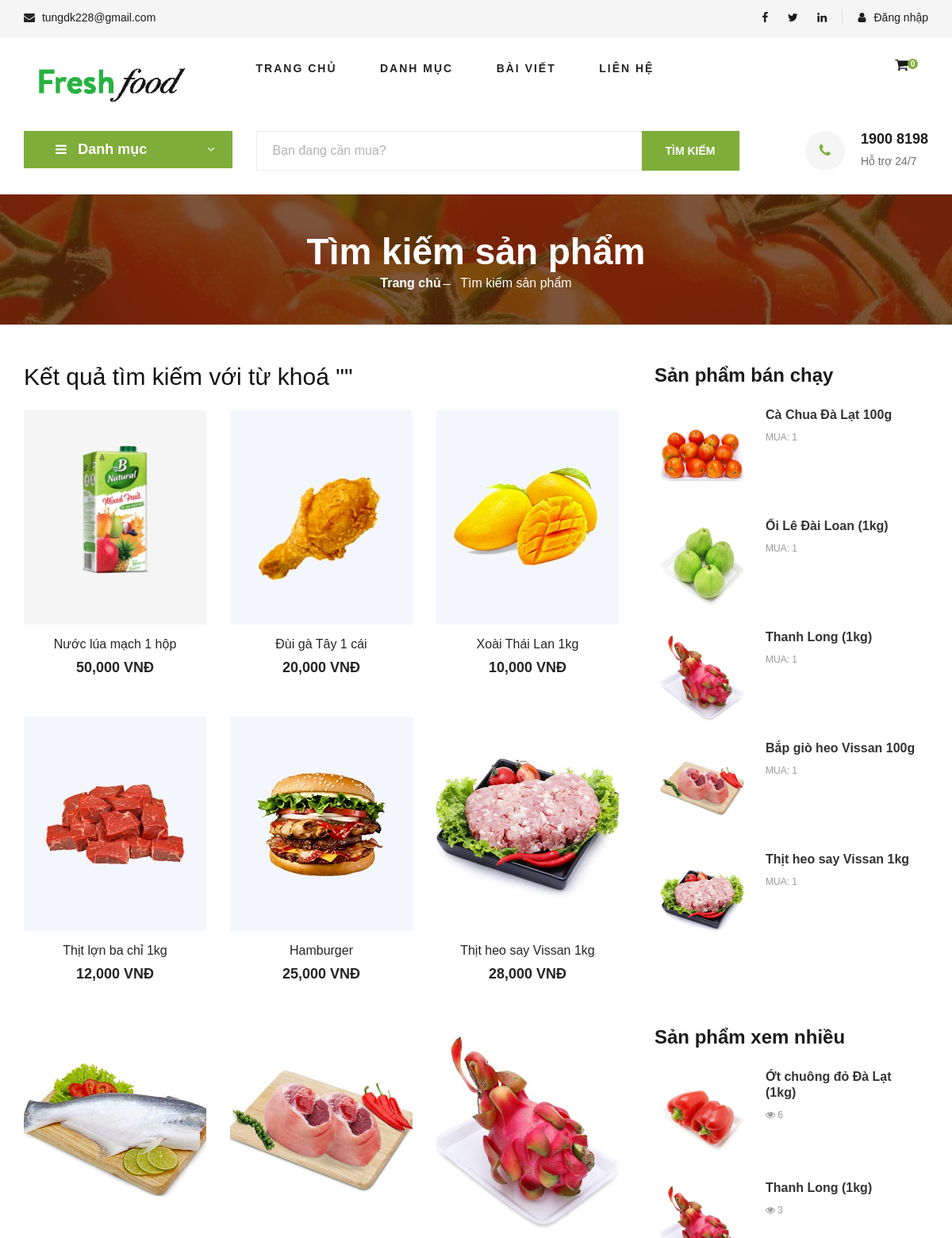
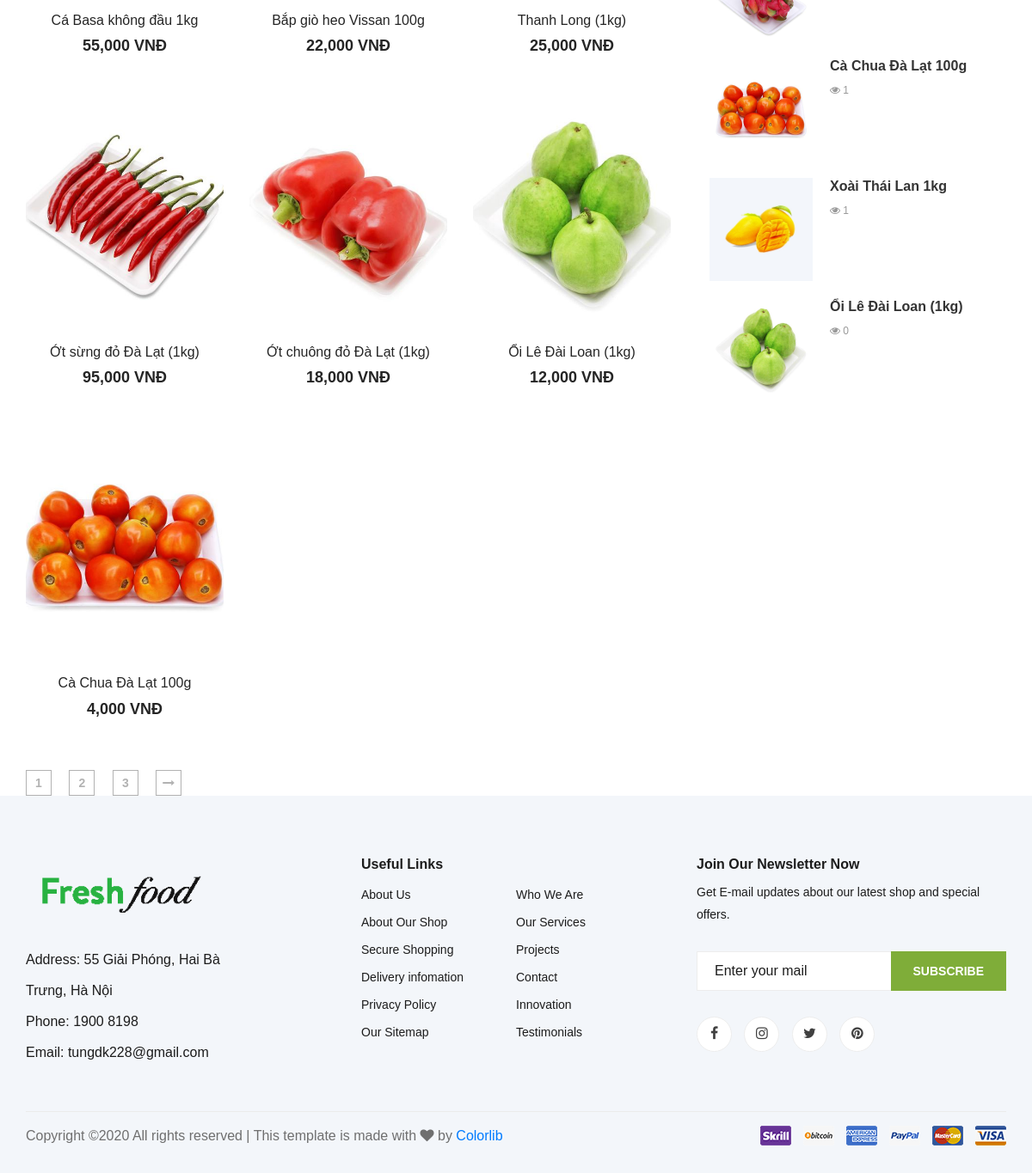
/index.php/search, run on the app's committed database (2 pictures, top to bottom).
### tables this page shows
CREATE TABLE `products` (
  `id` int(11) NOT NULL,
  `name` varchar(255) DEFAULT NULL,
  `slug` varchar(255) DEFAULT NULL,
  `content` text DEFAULT NULL,
  `price` double(10,2) DEFAULT NULL,
  `description` varchar(255) DEFAULT NULL,
  `amount` int(10) DEFAULT NULL,
  `category_id` int(11) DEFAULT NULL,
  `buyed` int(11) DEFAULT 0,
  `created_at` datetime DEFAULT NULL,
  `status` bit(1) DEFAULT NULL,
  `image` varchar(255) DEFAULT NULL,
  `views` int(11) DEFAULT 0,
  `featured` bit(1) DEFAULT NULL
);

### application/controllers/Search.php (called while the page is built)
<?php
class Search extends MY_Controller{
	function index(){
		$keyword = $this->input->GET('keyword', TRUE);
		$this->load->model('product_model');
		$input =array();
		$input['like'] = array('name', $keyword);
		$input['order'] = array('created_at', 'DESC');
		$input['where'] = array('status'=>1);
		$products = $this->product_model->get_list($input);
		$this->data['products'] = $products;
		$input =array();
		$input['order'] = array('buyed', 'DESC');
		$input['where'] = array('status'=>1);
		$input['limit'] = array(5, 0);
		$buyed_products = $this->product_model->get_list($input);
		$this->data['buyed_products'] = $buyed_products;
		$input =array();
		$input['order'] = array('views', 'DESC');
		$input['where'] = array('status'=>1);
		$input['limit'] = array(5, 0);
		$views_products = $this->product_model->get_list($input);
		$this->data['views_products'] = $views_products;
		$this->data['keyword'] = $keyword;
		$this->data['hero_normal']= 'hero_normal';
		$this->data['page_title'] = 'Tìm kiếm sản phẩm';
		$this->data['temp'] = 'site/search-product/index';
		$this->load->view('site/layout_site', $this->data);
	}
}

### index.php (called while the page is built, shortened)
<?php
require_once BASEPATH.'core/CodeIgniter.php';

### application/core/MY_Model.php (called while the page is built, shortened)
<?php if ( ! defined('BASEPATH')) exit('No direct script access allowed');
class MY_Model extends CI_Model {
	var $table = '';
	var $key = 'id';
	var $order = '';
	function get_info_rule($where = array(), $field= '')
	{
		if($field)
		{
			$this->db->select($field);
		}
		$this->db->where($where);
		$query = $this->db->get($this->table);
		if ($query->num_rows())
		{
			return $query->row();
		}
		return FALSE;
	}
	function get_list($input = array())
	{
		$query = $this->db->get($this->table);
		return $query->result();
	}
	protected function get_list_set_input($input = array())
	{
		if ((isset($input['where'])) && $input['where'])
		{
			$this->db->where($input['where']);
		}
		if ((isset($input['like'])) && $input['like'])
		{
			$this->db->like($input['like'][0], $input['like'][1]);
		}
		if (isset($input['order'][0]) && isset($input['order'][1]))
		{
			$this->db->order_by($input['order'][0], $input['order'][1]);
		}
		else
		{
			$order = ($this->order == '') ? array($this->table.'.'.$this->key, 'desc') : $this->order;
			$this->db->order_by($order[0], $order[1]);
		}
		if (isset($input['limit'][0]) && isset($input['limit'][1]))
		{
			$this->db->limit($input['limit'][0], $input['limit'][1]);
		}
	}
}
?>

### application/core/MY_Controller.php (called while the page is built, shortened)
<?php
class MY_Controller extends CI_Controller
{
	function __construct()
	{
		$controller = $this->uri->segment(1);
		switch ($controller){
			default:
				$setting_facebook = $this->setting_model->get_info_rule(array('setting_key'=>'facebook'),'setting_value');
		}
	}
}

### application/views/site/search-product/components/left.php (the view, shortened to what this page needs)
<div class="col-lg-8 col-md-7 mt-5">
	<div class="row">
		<div class="col-lg-12">
			<h3>Kết quả tìm kiếm với từ khoá "<?php echo $keyword ?>"</h3>
			<br>
		</div>
		<?php
		if (count($products) > 0):?>
			<?php foreach ($products as $product): ?>
				<div class="col-lg-4 col-md-6 col-sm-6">
					<div class="product__item">
						<div class="product__item__pic set-bg"
							 data-setbg="<?php echo base_url('uploads/products/' . $product->image) ?>">
						</div>
						<div class="product__item__text">
							<h6>
								<a href="<?php echo base_url('/' . $product->id . '-' . $product->slug . '.html') ?>"><?= $product->name ?></a>
							</h6>
							<h5><?php echo number_format($product->price) ?> VNĐ</h5>
						</div>
					</div>
				</div>
			<?php endforeach; ?>
			<div class="product__pagination col-md-12">
				<a href="#">1</a>
				<a href="#">2</a>
				<a href="#">3</a>
				<a href="#"><i class="fa fa-long-arrow-right"></i></a>
			</div>
		<?php
		else:
			?>
			<h5>Không tìm thấy sản phẩm nào</h5>
		<?php endif; ?>
	</div>
</div>

### application/views/site/search-product/components/right.php
<div class="col-lg-4 col-md-5">
	<div class="col-md-12">
		<div class="blog__sidebar">
			<div class="blog__sidebar__item">
				<h4>Sản phẩm bán chạy</h4>
				<div class="blog__sidebar__recent">
					<?php foreach ($buyed_products as $product): ?>
						<a href="<?php echo base_url('/'. $product->id .'-'. $product->slug.'.html')?>" class="blog__sidebar__recent__item">
							<div class="blog__sidebar__recent__item__pic">
								<img src="<?php echo base_url('uploads/products/'.$product->image)?>" alt="" style="width: 120px">
							</div>
							<div class="blog__sidebar__recent__item__text">
								<h6><?= $product->name ?></h6>
								<span>Mua: <?= $product->buyed ?></span>
							</div>
						</a>
					<?php endforeach; ?>
				</div>
			</div>
		</div>
	</div>
	<div class="col-md-12">
		<div class="blog__sidebar">
			<div class="blog__sidebar__item">
				<h4>Sản phẩm xem nhiều</h4>
				<div class="blog__sidebar__recent">
					<?php foreach ($views_products as $product): ?>
						<a href="<?php echo base_url('/'. $product->id .'-'. $product->slug.'.html')?>" class="blog__sidebar__recent__item">
							<div class="blog__sidebar__recent__item__pic">
								<img src="<?php echo base_url('uploads/products/'.$product->image)?>" alt="" style="width: 120px">
							</div>
							<div class="blog__sidebar__recent__item__text">
								<h6><?= $product->name ?></h6>
								<span><i class="fa fa-eye"></i> <?= $product->views ?></span>
							</div>
						</a>
					<?php endforeach; ?>
				</div>
			</div>
		</div>
	</div>
</div>

### public/freshfood/css/style.css (style rules this page uses)
html, body { height: 100%; font-family: "Arial", sans-serif; -webkit-font-smoothing: antialiased; font-smoothing: antialiased; }
h1, h2, h3, h4, h5, h6 { margin: 0; color: #111111; font-weight: 400; font-family: "Arial", sans-serif; }
h3 { font-size: 30px; }
h4 { font-size: 24px; }
h5 { font-size: 18px; }
h6 { font-size: 16px; }
img { max-width: 100%; }
.set-bg { background-repeat: no-repeat; background-size: cover; background-position: top center; }
.product__item { margin-bottom: 50px; }
.product__item__pic { height: 270px; position: relative; overflow: hidden; }
.product__item__text { text-align: center; padding-top: 15px; }
.product__item__text h6 { margin-bottom: 10px; }
.product__item__text h6 a { color: #252525; }
.product__item__text h5 { color: #252525; font-weight: 700; }
.product__pagination, .blog__pagination { padding-top: 10px; }
.product__pagination a, .blog__pagination a { display: inline-block; width: 30px; height: 30px; border: 1px solid #b2b2b2; font-size: 14px; color: #b2b2b2; font-weight: 700; line-height: 28px; text-align: center; margin-right: 16px; -webkit-transition: all, 0.3s; -moz-transition: all, 0.3s; -ms-transition: all, 0.3s; -o-transition: all, 0.3s; transition: all, 0.3s; }
.product__pagination a:last-child, .blog__pagination a:last-child { margin-right: 0; }
.blog__sidebar { padding-top: 50px; }
.blog__sidebar__item { margin-bottom: 50px; }
.blog__sidebar__item h4 { color: #1c1c1c; font-weight: 700; margin-bottom: 25px; }
.blog__sidebar__recent .blog__sidebar__recent__item { display: block; }
.blog__sidebar__recent .blog__sidebar__recent__item:last-child { margin-bottom: 0; }
.blog__sidebar__recent__item { overflow: hidden; margin-bottom: 20px; }
.blog__sidebar__recent__item__pic { float: left; margin-right: 20px; }
.blog__sidebar__recent__item__text { overflow: hidden; }
.blog__sidebar__recent__item__text h6 { font-weight: 700; color: #333333; line-height: 20px; margin-bottom: 5px; }
.blog__sidebar__recent__item__text span { font-size: 12px; color: #999999; text-transform: uppercase; }

### data on the page
products: shows a picture, name "Nước lúa mạch 1 hộp", price "50,000"
products: shows a picture, name "Đùi gà Tây 1 cái", price "20,000"
products: shows a picture, name "Xoài Thái Lan 1kg", price "10,000", image (picture), views "1"
products: shows a picture, name "Thịt lợn ba chỉ 1kg", price "12,000"
products: shows a picture, name "Hamburger", price "25,000"
products: shows a picture, name "Thịt heo say Vissan 1kg", price "28,000", image (picture), buyed "1"
products: shows a picture, name "Cá Basa không đầu 1kg", price "55,000"
products: shows a picture, name "Bắp giò heo Vissan 100g", price "22,000", image (picture), buyed "1"
products: shows a picture, name "Thanh Long (1kg)", price "25,000", image (picture), buyed "1", views "3"
products: shows a picture, name "Ớt sừng đỏ Đà Lạt (1kg)", price "95,000"
products: shows a picture, name "Ớt chuông đỏ Đà Lạt (1kg)", price "18,000", image (picture), views "6"
products: shows a picture, name "Ổi Lê Đài Loan (1kg)", price "12,000", image (picture), buyed "1", views "0"
products: shows a picture, name "Cà Chua Đà Lạt 100g", price "4,000", image (picture), buyed "1", views "1"

### other printed values
$email "tungdk228@gmail.com"
$phone "1900 8198"
$page_title "Tìm kiếm sản phẩm"
$address "55 Giải Phóng, Hai Bà Trưng, Hà Nội"
